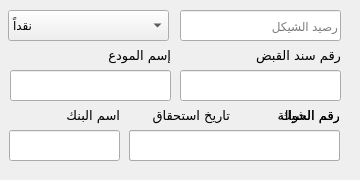
         <widget class="QWidget" name="tab_11">
          <attribute name="title">
           <string>الشيكل</string>
          </attribute>
          <widget class="QLineEdit" name="lineEdit_9">
           <property name="geometry">
            <rect>
             <x>180</x>
             <y>10</y>
             <width>161</width>
             <height>31</height>
            </rect>
           </property>
           <property name="placeholderText">
            <string>رصيد الشيكل</string>
           </property>
          </widget>
          <widget class="QComboBox" name="comboBox">
           <property name="geometry">
            <rect>
             <x>8</x>
             <y>10</y>
             <width>161</width>
             <height>31</height>
            </rect>
           </property>
           <item>
            <property name="text">
             <string>نقداً</string>
            </property>
           </item>
           <item>
            <property name="text">
             <string>شيك</string>
            </property>
           </item>
           <item>
            <property name="text">
             <string>تحويل</string>
            </property>
           </item>
          </widget>
          <widget class="QLineEdit" name="lineEdit_10">
           <property name="geometry">
            <rect>
             <x>180</x>
             <y>70</y>
             <width>161</width>
             <height>31</height>
            </rect>
           </property>
          </widget>
          <widget class="QLabel" name="label_140">
           <property name="geometry">
            <rect>
             <x>250</x>
             <y>40</y>
             <width>91</width>
             <height>31</height>
            </rect>
           </property>
           <property name="font">
            <font>
             <family>Cairo</family>
             <pointsize>10</pointsize>
            </font>
           </property>
           <property name="text">
            <string>رقم سند القبض</string>
           </property>
          </widget>
          <widget class="QLineEdit" name="lineEdit_11">
           <property name="geometry">
            <rect>
             <x>10</x>
             <y>70</y>
             <width>161</width>
             <height>31</height>
            </rect>
           </property>
          </widget>
          <widget class="QLabel" name="label_142">
           <property name="geometry">
            <rect>
             <x>80</x>
             <y>40</y>
             <width>91</width>
             <height>31</height>
            </rect>
           </property>
           <property name="font">
            <font>
             <family>Cairo</family>
             <pointsize>10</pointsize>
            </font>
           </property>
           <property name="text">
            <string>إسم المودع</string>
           </property>
          </widget>
          <widget class="QWidget" name="widget_65" native="true">
           <property name="geometry">
            <rect>
             <x>-1</x>
             <y>100</y>
             <width>351</width>
             <height>71</height>
            </rect>
           </property>
           <widget class="QLabel" name="label_143">
            <property name="geometry">
             <rect>
              <x>250</x>
              <y>0</y>
              <width>91</width>
              <height>31</height>
             </rect>
            </property>
            <property name="font">
             <font>
              <family>Cairo</family>
              <pointsize>10</pointsize>
             </font>
            </property>
            <property name="text">
             <string>رقم الشيك</string>
            </property>
           </widget>
           <widget class="QLineEdit" name="lineEdit_12">
            <property name="geometry">
             <rect>
              <x>240</x>
              <y>30</y>
              <width>101</width>
              <height>31</height>
             </rect>
            </property>
           </widget>
           <widget class="QLabel" name="label_146">
            <property name="geometry">
             <rect>
              <x>30</x>
              <y>0</y>
              <width>91</width>
              <height>31</height>
             </rect>
            </property>
            <property name="font">
             <font>
              <family>Cairo</family>
              <pointsize>10</pointsize>
             </font>
            </property>
            <property name="text">
             <string>اسم البنك</string>
            </property>
           </widget>
           <widget class="QLineEdit" name="lineEdit_13">
            <property name="geometry">
             <rect>
              <x>130</x>
              <y>30</y>
              <width>101</width>
              <height>31</height>
             </rect>
            </property>
            <property name="inputMask">
             <string>99/99/9999;_</string>
            </property>
           </widget>
           <widget class="QLabel" name="label_145">
            <property name="geometry">
             <rect>
              <x>140</x>
              <y>0</y>
              <width>91</width>
              <height>31</height>
             </rect>
            </property>
            <property name="font">
             <font>
              <family>Cairo</family>
              <pointsize>10</pointsize>
             </font>
            </property>
            <property name="text">
             <string>تاريخ استحقاق</string>
            </property>
           </widget>
           <widget class="QLineEdit" name="lineEdit_14">
            <property name="geometry">
             <rect>
              <x>10</x>
              <y>30</y>
              <width>111</width>
              <height>31</height>
             </rect>
            </property>
           </widget>
           <widget class="QLabel" name="label_147">
            <property name="geometry">
             <rect>
              <x>250</x>
              <y>0</y>
              <width>91</width>
              <height>31</height>
             </rect>
            </property>
            <property name="font">
             <font>
              <family>Cairo</family>
              <pointsize>10</pointsize>
             </font>
            </property>
            <property name="text">
             <string>رقم الحوالة</string>
            </property>
           </widget>
           <widget class="QLineEdit" name="lineEdit_15">
            <property name="geometry">
             <rect>
              <x>130</x>
              <y>30</y>
              <width>211</width>
              <height>31</height>
             </rect>
            </property>
            <property name="text">
             <string/>
            </property>
           </widget>
          </widget>
         </widget>
